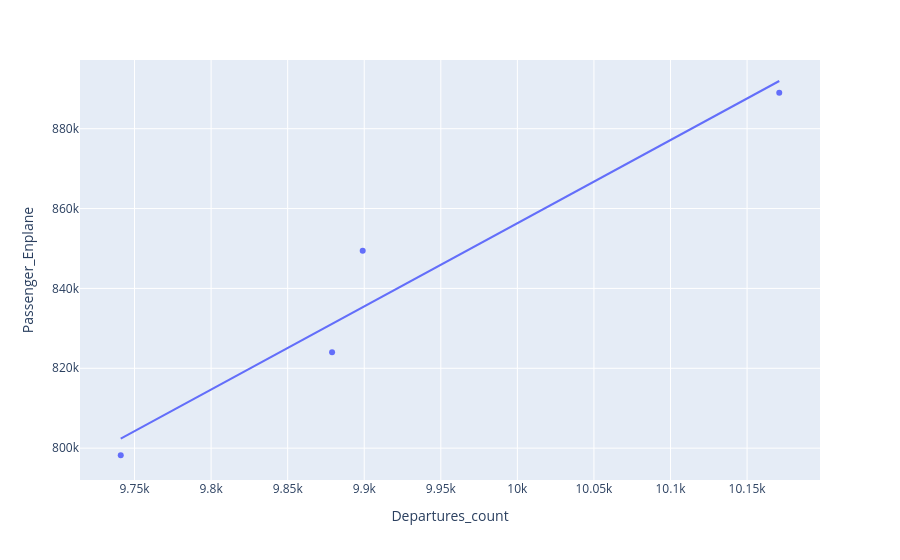

Notebook code cell kept with this figure:
### Code cell
fig = px.scatter(
    fvolume_1,
    x='Departures_count',
    y='Passenger_Enplane',
    trendline='ols'   # adds regression line
)

fig.show()

### Figure 1 — Plotly figure (JSON) as saved in the notebook; plotly's stock layout.template omitted (floating-point values rounded to 4 significant figures)
{"data": [{"hovertemplate": "Departures_count=%{x}<br>Passenger_Enplane=%{y}<extra></extra>", "legendgroup": "", "marker": {"color": "#636efa", "symbol": "circle"}, "mode": "markers", "name": "", "orientation": "v", "showlegend": false, "type": "scatter", "x": [10171, 9899, 9879, 9741], "xaxis": "x", "y": [889023, 849408, 824038, 798221], "yaxis": "y"}, {"hovertemplate": "<b>OLS trendline</b><br>Passenger_Enplane = 208.344 * Departures_count + -1.22712e+06<br>R<sup>2</sup>=0.938697<br><br>Departures_count=%{x}<br>Passenger_Enplane=%{y} <b>(trend)</b><extra></extra>", "legendgroup": "", "marker": {"color": "#636efa", "symbol": "circle"}, "mode": "lines", "name": "", "showlegend": false, "type": "scatter", "x": [9741, 9879, 9899, 10171], "xaxis": "x", "y": [802400.0, 831100.0, 835300.0, 891900.0], "yaxis": "y"}], "layout": {"legend": {"tracegroupgap": 0}, "margin": {"t": 60}, "xaxis": {"anchor": "y", "domain": [0, 1], "title": {"text": "Departures_count"}}, "yaxis": {"anchor": "x", "domain": [0, 1], "title": {"text": "Passenger_Enplane"}}}}
